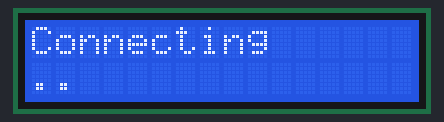
Recording of a program running on a simulated ESP32. Shown: 16×2 character LCD. WiFi joins after 1.5 s; servers stay silent unless stated; network time is answered at once with the bench clock; the local clock reads 2024-03-15 10:24:30 at power-on unless the program sets it.

Above: at 0.3 s.
At 1.88 s:
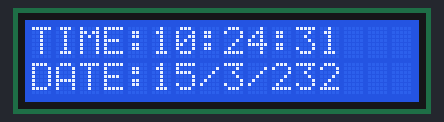
At 7.1 s:
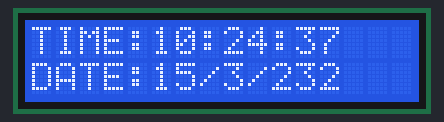
At 12.1 s:
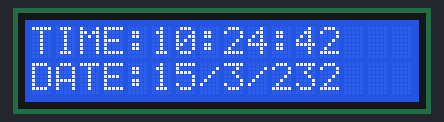
At 21.1 s:
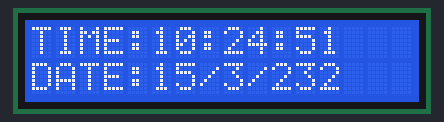
At 38.2 s:
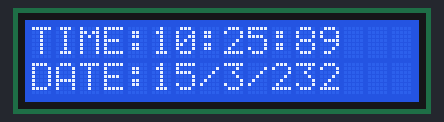

The program:

main.cpp
```cpp
#include <Arduino.h>
#include <WiFi.h>
#include <WiFiUDP.h>
#include <NTPClient.h>
#include <TimeLib.h>
#include <LiquidCrystal_I2C.h>

#define _SSID "ssid"
#define _PASSWORD "password"

#define LCD_COL 16
#define LCD_ROW 2

String updateClockTime(unsigned long unix_epoch);
String updateDateTime(unsigned long unix_epoch);
void updateTime();

LiquidCrystal_I2C lcd(0x27, LCD_COL, LCD_ROW);

WiFiUDP ntpUDP;
NTPClient timeClient(
  ntpUDP,
  "time.nist.gov",
  25200, // 25200 = GMT+7 (3600 = GMT+1)
  60000
);

void setup() {
  lcd.init();
  lcd.backlight();

  WiFi.begin(_SSID, _PASSWORD);

  lcd.setCursor(0, 0);
  lcd.print("Connecting");

  lcd.setCursor(0, 1);
  while (WiFi.status() != WL_CONNECTED){
    delay(100);
    lcd.print(".");
  }
  lcd.print("\n WiFi Connected");

  timeClient.begin();
  lcd.clear();
}

void loop() {
  updateTime();
}

String updateClockTime(unsigned long epochTime) {
  String clockTime= "TIME:";
  byte _second, _minute, _hour;

  _second = second(epochTime);
  _minute = minute(epochTime);
  _hour = hour(epochTime);

  clockTime.concat(_hour);
  clockTime.concat(":");
  clockTime.concat(_minute);
  clockTime.concat(":");
  clockTime.concat(_second);

  return clockTime;
}

String updateDateTime(unsigned long epochTime) {
  String dateTime = "DATE:";
  byte  _day, _month, _year;

  _day = day(epochTime);
  _month = month(epochTime);
  _year = year(epochTime);

  dateTime.concat(_day);
  dateTime.concat("/");
  dateTime.concat(_month);
  dateTime.concat("/");
  dateTime.concat(_year);

  return dateTime;
}

void updateTime(){
  timeClient.update();

  // Get Unix epoch time from NTP server
  unsigned long epochTime = timeClient.getEpochTime();

  String clockTime = updateClockTime(epochTime);
  lcd.setCursor(0, 0);
  lcd.print(clockTime);

  String dateTime = updateDateTime(epochTime);
  lcd.setCursor(0, 1);
  lcd.print(dateTime);

  delay(200);
}
```

Measured:
- what the display in image 1 shows lasts 0.4 s, from 1.7 s to 2.1 s
- what the display in image 2 shows lasts 1.1 s, from 7.1 s to 8.2 s
